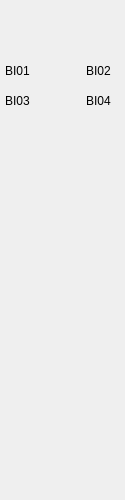
<?xml version="1.0" encoding="UTF-8"?>
<ui version="4.0">
 <class>Form</class>
 <widget class="QWidget" name="Form">
  <property name="geometry">
   <rect>
    <x>0</x>
    <y>0</y>
    <width>125</width>
    <height>500</height>
   </rect>
  </property>
  <property name="windowTitle">
   <string>Form</string>
  </property>
  <widget class="caInclude" name="cainclude">
   <property name="geometry">
    <rect>
     <x>0</x>
     <y>0</y>
     <width>125</width>
     <height>500</height>
    </rect>
   </property>
   <property name="macro">
    <string>IOC=$(IOC),MasterID=$(MasterID),SlaveID=$(SlaveID)</string>
   </property>
   <property name="filename" stdset="0">
    <string notr="true">ecmcE_slave_frame.ui</string>
   </property>
  </widget>
  <widget class="caLed" name="caled_3">
   <property name="geometry">
    <rect>
     <x>40</x>
     <y>60</y>
     <width>22</width>
     <height>22</height>
    </rect>
   </property>
   <property name="rectangular">
    <bool>true</bool>
   </property>
   <property name="gradientEnabled">
    <bool>false</bool>
   </property>
   <property name="channel" stdset="0">
    <string notr="true">$(IOC):m$(MasterID)s$(SlaveID)-BI01</string>
   </property>
   <property name="colorMode">
    <enum>caLed::Static</enum>
   </property>
   <property name="falseColor">
    <color>
     <red>136</red>
     <green>138</green>
     <blue>133</blue>
    </color>
   </property>
   <property name="trueColor">
    <color>
     <red>0</red>
     <green>85</green>
     <blue>0</blue>
    </color>
   </property>
  </widget>
  <widget class="caLabel" name="calabel_3">
   <property name="geometry">
    <rect>
     <x>5</x>
     <y>60</y>
     <width>32</width>
     <height>22</height>
    </rect>
   </property>
   <property name="text">
    <string>BI01</string>
   </property>
  </widget>
  <widget class="caLabel" name="calabel_4">
   <property name="geometry">
    <rect>
     <x>86</x>
     <y>60</y>
     <width>32</width>
     <height>22</height>
    </rect>
   </property>
   <property name="text">
    <string>BI02</string>
   </property>
   <property name="alignment">
    <set>Qt::AlignLeading|Qt::AlignLeft|Qt::AlignVCenter</set>
   </property>
  </widget>
  <widget class="caLed" name="caled_4">
   <property name="geometry">
    <rect>
     <x>63</x>
     <y>60</y>
     <width>22</width>
     <height>22</height>
    </rect>
   </property>
   <property name="rectangular">
    <bool>true</bool>
   </property>
   <property name="gradientEnabled">
    <bool>false</bool>
   </property>
   <property name="channel" stdset="0">
    <string notr="true">$(IOC):m$(MasterID)s$(SlaveID)-BI02</string>
   </property>
   <property name="colorMode">
    <enum>caLed::Static</enum>
   </property>
   <property name="falseColor">
    <color>
     <red>136</red>
     <green>138</green>
     <blue>133</blue>
    </color>
   </property>
   <property name="trueColor">
    <color>
     <red>0</red>
     <green>85</green>
     <blue>0</blue>
    </color>
   </property>
  </widget>
  <widget class="caLed" name="caled_5">
   <property name="geometry">
    <rect>
     <x>63</x>
     <y>90</y>
     <width>22</width>
     <height>22</height>
    </rect>
   </property>
   <property name="rectangular">
    <bool>true</bool>
   </property>
   <property name="gradientEnabled">
    <bool>false</bool>
   </property>
   <property name="channel" stdset="0">
    <string notr="true">$(IOC):m$(MasterID)s$(SlaveID)-BI04</string>
   </property>
   <property name="colorMode">
    <enum>caLed::Static</enum>
   </property>
   <property name="falseColor">
    <color>
     <red>136</red>
     <green>138</green>
     <blue>133</blue>
    </color>
   </property>
   <property name="trueColor">
    <color>
     <red>0</red>
     <green>85</green>
     <blue>0</blue>
    </color>
   </property>
  </widget>
  <widget class="caLabel" name="calabel_5">
   <property name="geometry">
    <rect>
     <x>5</x>
     <y>90</y>
     <width>32</width>
     <height>22</height>
    </rect>
   </property>
   <property name="text">
    <string>BI03</string>
   </property>
  </widget>
  <widget class="caLed" name="caled_6">
   <property name="geometry">
    <rect>
     <x>40</x>
     <y>90</y>
     <width>22</width>
     <height>22</height>
    </rect>
   </property>
   <property name="rectangular">
    <bool>true</bool>
   </property>
   <property name="gradientEnabled">
    <bool>false</bool>
   </property>
   <property name="channel" stdset="0">
    <string notr="true">$(IOC):m$(MasterID)s$(SlaveID)-BI03</string>
   </property>
   <property name="colorMode">
    <enum>caLed::Static</enum>
   </property>
   <property name="falseColor">
    <color>
     <red>136</red>
     <green>138</green>
     <blue>133</blue>
    </color>
   </property>
   <property name="trueColor">
    <color>
     <red>0</red>
     <green>85</green>
     <blue>0</blue>
    </color>
   </property>
  </widget>
  <widget class="caLabel" name="calabel_6">
   <property name="geometry">
    <rect>
     <x>86</x>
     <y>90</y>
     <width>32</width>
     <height>22</height>
    </rect>
   </property>
   <property name="text">
    <string>BI04</string>
   </property>
   <property name="alignment">
    <set>Qt::AlignLeading|Qt::AlignLeft|Qt::AlignVCenter</set>
   </property>
  </widget>
 </widget>
 <customwidgets>
  <customwidget>
   <class>caLabel</class>
   <extends>QLabel</extends>
   <header>caLabel</header>
  </customwidget>
  <customwidget>
   <class>caInclude</class>
   <extends>QWidget</extends>
   <header>caInclude</header>
  </customwidget>
  <customwidget>
   <class>caLed</class>
   <extends>QWidget</extends>
   <header>caLed</header>
  </customwidget>
 </customwidgets>
 <resources/>
 <connections/>
</ui>
